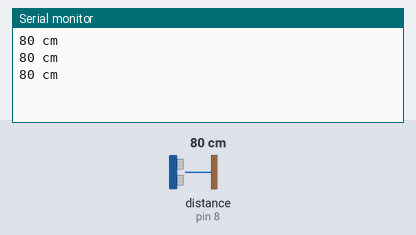
A sketch run on a simulated Arduino Uno, built with avr-gcc and run on an emulated ATmega328P. Shown: the last lines printed to the serial monitor. Wiring (inferred from the names in the program): ultrasonic range finder: trigger pin 9; echo pin 8. The test bench sets the inputs (shaded band); at power-on: distance to the obstacle (sensor on pin 8) 80 cm. The echo pulse lasts 58.3 µs per cm.

Above: at 1.3 s.
1.4 s: distance to the obstacle (sensor on pin 8) set to 4 cm
At 1.9 s:
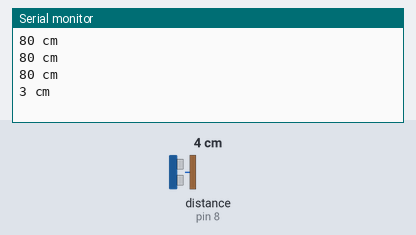
2.9 s: distance to the obstacle (sensor on pin 8) set to 2 cm
At 3.4 s:
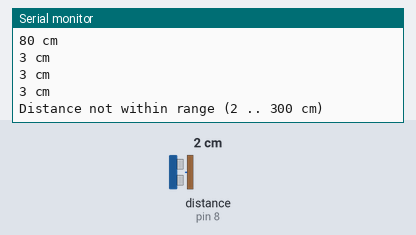

The sketch:

3-4_DistanceSensor.ino
```cpp
// (licence header left out)
#define TRIGGER_PIN 9
#define ECHO_PIN 8
#define MIN_RANGE_CM 2
#define MAX_RANGE_CM 300
#define MICROSEC_TO_CM 29     // Approx. time to cm at 20 C (343 m/s)

void setup() {
  Serial.begin(9600);
  pinMode(TRIGGER_PIN, OUTPUT);
  pinMode(ECHO_PIN, INPUT);
}

void loop() {
  // Send trigger pulse
  digitalWrite(TRIGGER_PIN, HIGH);
  delayMicroseconds(10);
  digitalWrite(TRIGGER_PIN, LOW);

  // Read echo pulse and determine distance
  // (Sound travels to object and back => Divide by 2)
  long distanceMicrosec = pulseIn(ECHO_PIN, HIGH) / 2;
  int distanceCm = distanceMicrosec / MICROSEC_TO_CM;

  if ((distanceCm >= MIN_RANGE_CM) && (distanceCm <= MAX_RANGE_CM)) {
    Serial.print(distanceCm);
    Serial.println(" cm");
  } else {
    Serial.println("Distance not within range (2 .. 300 cm)");
  }
  delay(500);
}
```

Measured:
- the behaviour switches between 3 and 2 cm on distance to the obstacle (sensor on pin 8) (found by bisection; images 1 and 2)
- after the input at 1.4 s, the serial monitor: prints a new line after 0.12 s (image 1)
- after the input at 2.9 s, the serial monitor: prints a new line after 0.12 s (image 2)
